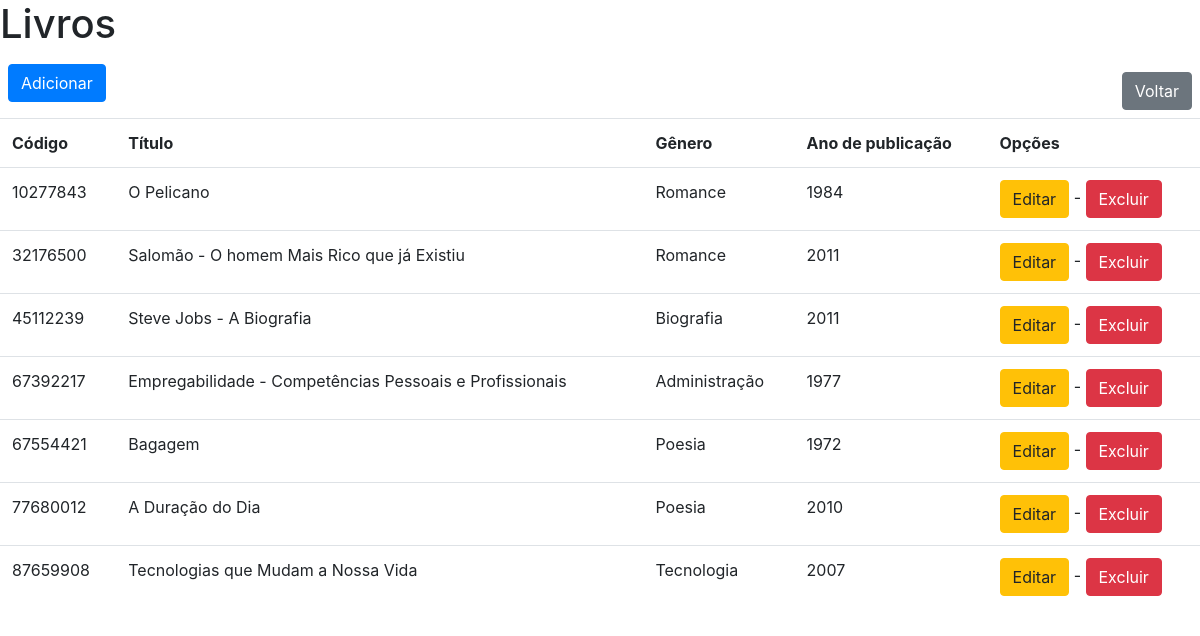
/livros/index.php, run on the app's committed database.
### tables this page shows
CREATE TABLE `livro` (
  `cd_livro` int(11) NOT NULL,
  `nm_titulo` varchar(60) DEFAULT NULL,
  `nm_genero` varchar(25) DEFAULT NULL,
  `aa_publicacao` year(4) DEFAULT NULL,
  `cd_cpf_funcionario` char(11) DEFAULT NULL,
  `cd_editora` int(11) DEFAULT NULL,
  `cd_cpf_usuario_retirar` char(11) DEFAULT NULL,
  `cd_cpf_usuario_reservar` char(11) DEFAULT NULL,
  PRIMARY KEY (`cd_livro`),
  KEY `fk_livro_funcinario` (`cd_cpf_funcionario`),
  KEY `fk_livro_editora` (`cd_editora`),
  KEY `fk_livro_usuario_retirar` (`cd_cpf_usuario_retirar`),
  KEY `fk_livro_usuario_reservar` (`cd_cpf_usuario_reservar`),
  CONSTRAINT `fk_livro_editora` FOREIGN KEY (`cd_editora`) REFERENCES `editora` (`cd_editora`),
  CONSTRAINT `fk_livro_funcinario` FOREIGN KEY (`cd_cpf_funcionario`) REFERENCES `funcionario` (`cd_cpf`),
  CONSTRAINT `fk_livro_usuario_reservar` FOREIGN KEY (`cd_cpf_usuario_reservar`) REFERENCES `usuario` (`cd_cpf`),
  CONSTRAINT `fk_livro_usuario_retirar` FOREIGN KEY (`cd_cpf_usuario_retirar`) REFERENCES `usuario` (`cd_cpf`)
);

### livros/index.php (the view, shortened to what this page needs)
<?php
require '../conexao.php';
try {
    $query = $conexao->query("CALL buscarLivros()");
}
catch (mysqli_sql_exception $exception) {
    echo "Erro ao buscar livros : (" . $conexao->errno . ") " . $conexao->error;
}
?>
<!doctype html>
<html lang="pt-br">
<head>
    <link rel="stylesheet" href="https://stackpath.bootstrapcdn.com/bootstrap/4.3.1/css/bootstrap.min.css">
</head>
<body>
<h1>Livros</h1>
<p><a href="adicionar.php" class="btn btn-primary m-2 float-left">Adicionar</a></p>
<p><a href="../index.php" class="btn btn-secondary m-2 float-right">Voltar</a></p>
<table class="table">
    <tr>
        <th>Código</th>
        <th>Título</th>
        <th>Gênero</th>
        <th>Ano de publicação</th>
        <th>Opções</th>
    </tr>
    <?php while ($resultado = $query->fetch_array(MYSQLI_ASSOC)): ?>
        <tr>
            <td><?php echo $resultado['cd_livro'] ?></a></td>
            <td><?php echo $resultado['nm_titulo'] ?></td>
            <td><?php echo $resultado['nm_genero'] ?></td>
            <td><?php echo $resultado['aa_publicacao'] ?></td>
            <td><a class="btn btn-warning" href="editar.php?codigo=<?php echo $resultado['cd_livro'] ?>">Editar</a> - <a class="btn btn-danger" href="excluir.php?codigo=<?php echo $resultado['cd_livro'] ?>">Excluir</a></td>
        </tr>
    <?php endwhile; ?>
</table>
</body>
</html>

### data on the page
livro: cd_livro "10277843", nm_titulo "O Pelicano", nm_genero "Romance", aa_publicacao "1984"
livro: cd_livro "32176500", nm_titulo "Salomão - O homem Mais Rico que já Existiu", nm_genero "Romance", aa_publicacao "2011"
livro: cd_livro "45112239", nm_titulo "Steve Jobs - A Biografia", nm_genero "Biografia", aa_publicacao "2011"
livro: cd_livro "67392217", nm_titulo "Empregabilidade - Competências Pessoais e Profissionais", nm_genero "Administração", aa_publicacao "1977"
livro: cd_livro "67554421", nm_titulo "Bagagem", nm_genero "Poesia", aa_publicacao "1972"
livro: cd_livro "77680012", nm_titulo "A Duração do Dia", nm_genero "Poesia", aa_publicacao "2010"
livro: cd_livro "87659908", nm_titulo "Tecnologias que Mudam a Nossa Vida", nm_genero "Tecnologia", aa_publicacao "2007"
